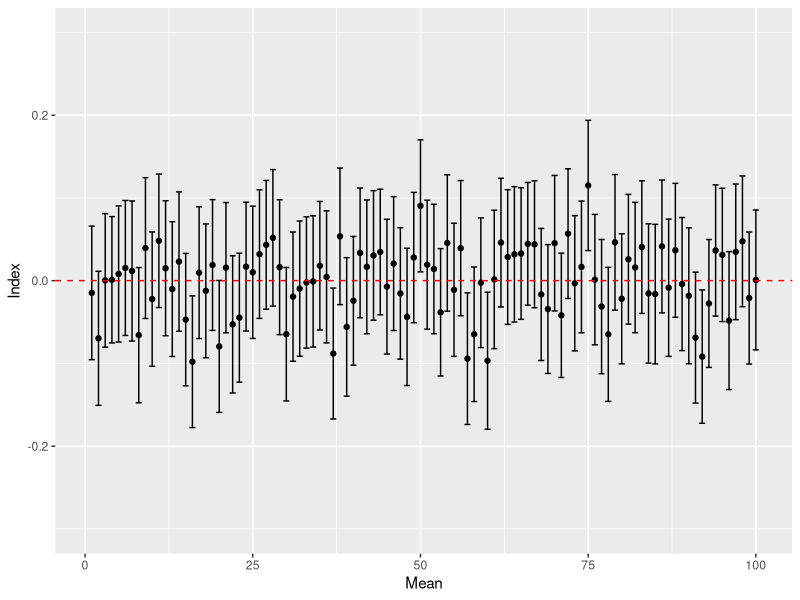

This chart was generated by the following R code:
## ---- chunk 1
library(ggplot2)
library(dplyr)
## ---- chunk 2
set.seed(563)
## ---- chunk 3
n <- 600 # set sample size
samps <- matrix(nrow = 100, ncol = n)

for (i in 1:100){
  samp_i <- rnorm(n)
  for (j in 1:n){
    samps[i,j] <- samp_i[j]
  }
}


## ---- chunk 4
stats <- function(samp){
  bias <- mean(samp)
  se <- sd(samp)/sqrt(length(samp))
  CI_l <- mean(samp) - 1.96 * se
  CI_u <- mean(samp) + 1.96 * se
  results <- cbind(bias, se, CI_l, CI_u)
  return(results)
}
  
summstats <- matrix(nrow = 100, ncol = 4)

for (i in 1:100){
  summs <- stats(samps[i,])
  for (j in 1:4){
    summstats[i,j] <- summs[j]
  }
}
## ---- chunk 5
summstats <- as.data.frame(summstats)
colnames(summstats) <- c("Bias", "SE", 
                         "Lowerbound_CI", "Upperbound_CI")
summstats <- summstats  %>% 
  mutate(id = row_number(), .before = 1)

samps <- as.data.frame(samps)
samps <- samps  %>% 
  mutate(id = row_number(), .before = V1)

## ---- chunk 6
ggplot(summstats, 
       aes(x = 1:nrow(summstats),
           y = Bias)) +
  labs(x="Mean", y = "Index") +
  ylim (-0.3, 0.3) +
  geom_errorbar(aes(ymin=Lowerbound_CI, ymax=Upperbound_CI)) +
  geom_point() + 
  geom_hline(yintercept=0, linetype="dashed", color = "red")

## ---- chunk 7
outside_samp_stats <- summstats %>% 
  rename(Mean = Bias) %>% 
  filter(Lowerbound_CI > 0 | Upperbound_CI < 0)

print(outside_samp_stats[,2:5])
## ---- chunk 8
# save samples
outside_samps <- samps %>% 
  filter(id %in% outside_samp_stats$id)
